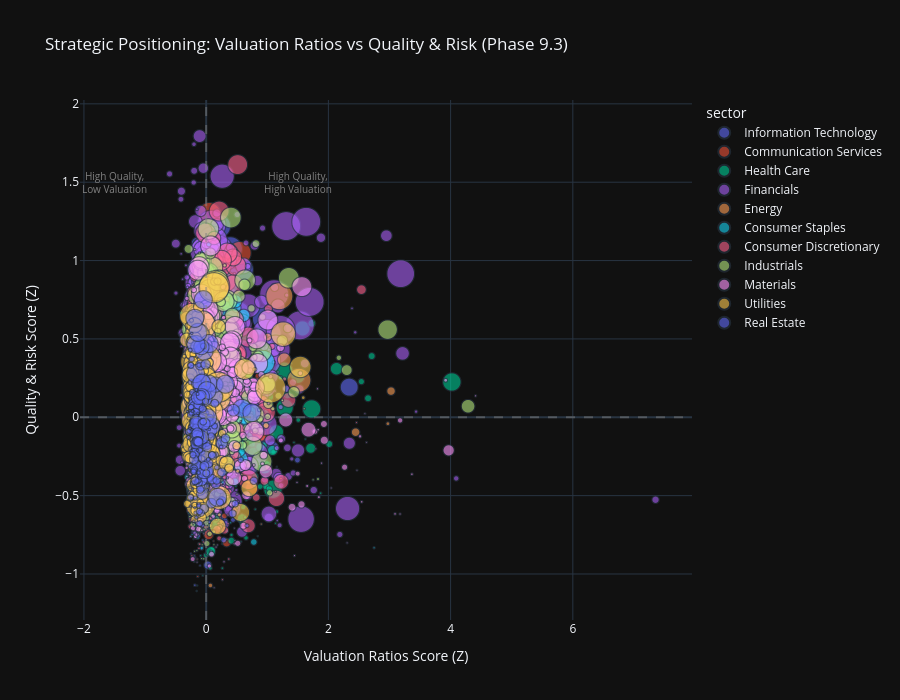

Here is the notebook cell this chart was saved with:
### Code cell
# Visualization 5: Category-Sector Bubble Chart (Value vs Quality Trade-offs)
print("\n📊 Category-Sector Bubble Chart:")

# Create scatter plot comparing two key categories with sector coloring
if 'category_score_matrix' in locals() and not category_score_matrix.empty:
    # Select two categories for comparison (e.g., Valuation vs Quality)
    categories_list = list(category_score_matrix.columns)

    # Default to Valuation Ratios (cat 2) vs Quality & Risk (cat 4) if available
    x_category = 'Valuation Ratios' if 'Valuation Ratios' in categories_list else categories_list[0]
    y_category = 'Quality & Risk' if 'Quality & Risk' in categories_list else (
        categories_list[1] if len(categories_list) > 1 else categories_list[0]
    )

    # Prepare data for bubble chart
    bubble_data = pd.DataFrame({
        x_category: category_score_matrix[x_category],
        y_category: category_score_matrix[y_category],
        'sector': all_stocks_scaled['sector'].values,
        'ticker': all_stocks_scaled.get('ticker', range(len(category_score_matrix))),
        'market_cap': all_stocks_imputed.get('market_cap', 100)  # Use raw (unscaled) data for bubble size
        }).dropna()

    # Create bubble chart
    fig_bubble = px.scatter(
            bubble_data,
            x=x_category,
            y=y_category,
            color='sector',
            size='market_cap',
            hover_data=['ticker'],
            title=f"Strategic Positioning: {x_category} vs {y_category} (Phase 9.3)",
            labels={
                x_category: f"{x_category} Score (Z)",
                y_category: f"{y_category} Score (Z)"
                },
            size_max=30,
            opacity=0.6
            )

    # Add quadrant lines
    fig_bubble.add_hline(y=0, line_dash="dash", line_color="gray", opacity=0.5)
    fig_bubble.add_vline(x=0, line_dash="dash", line_color="gray", opacity=0.5)

    # Add quadrant labels
    fig_bubble.add_annotation(
            text="High Quality,<br>High Valuation", x=1.5, y=1.5,
            showarrow=False, font=dict(size=10, color="gray")
            )
    fig_bubble.add_annotation(
            text="High Quality,<br>Low Valuation", x=-1.5, y=1.5,
            showarrow=False, font=dict(size=10, color="gray")
            )

    fig_bubble.update_layout(height=700)

    fig_bubble.show()
    output_path = eda_output_dir / "phase93_category_sector_bubble_chart.html"
    fig_bubble.write_html(output_path)

    print(f"\n✓ Category-sector bubble chart complete")
    print(f"  X-axis: {x_category}")
    print(f"  Y-axis: {y_category}")
    print(f"  Data points: {len(bubble_data)}")
    print(f"  Output: {output_path}")

    # Identify quadrants
    q1 = bubble_data[(bubble_data[x_category] > 0) & (bubble_data[y_category] > 0)]
    q2 = bubble_data[(bubble_data[x_category] < 0) & (bubble_data[y_category] > 0)]
    q3 = bubble_data[(bubble_data[x_category] < 0) & (bubble_data[y_category] < 0)]
    q4 = bubble_data[(bubble_data[x_category] > 0) & (bubble_data[y_category] < 0)]

    print(f"\n  📍 Quadrant Distribution:")
    print(f"    Q1 (High Val, High Qual): {len(q1)} stocks ({len(q1) / len(bubble_data) * 100:.1f}%)")
    print(
            f"    Q2 (Low Val, High Qual): {len(q2)} stocks ({len(q2) / len(bubble_data) * 100:.1f}%) - Value opportunities")
    print(f"    Q3 (Low Val, Low Qual): {len(q3)} stocks ({len(q3) / len(bubble_data) * 100:.1f}%)")
    print(f"    Q4 (High Val, Low Qual): {len(q4)} stocks ({len(q4) / len(bubble_data) * 100:.1f}%) - Risk flags")
else:
    print("  ⚠️ No category score data available for bubble chart")

### Figure 1 — Plotly figure (JSON) as saved in the notebook; plotly's stock layout.template omitted (floating-point values rounded to 4 significant figures; data arrays with more than 128 entries replaced by an {"elided": "..."} marker saying what was removed)
{"data": [{"customdata": {"elided": "846x1 str values"}, "hovertemplate": "sector=Information Technology<br>Valuation Ratios Score (Z)=%{x}<br>Quality & Risk Score (Z)=%{y}<br>market_cap=%{marker.size}<br>ticker=%{customdata[0]}<extra></extra>", "legendgroup": "Information Technology", "marker": {"color": "#636efa", "opacity": 0.6, "size": {"elided": "846 float values"}, "sizemode": "area", "sizeref": 31.19, "symbol": "circle"}, "mode": "markers", "name": "Information Technology", "showlegend": true, "x": {"elided": "846 float values"}, "xaxis": "x", "y": {"elided": "846 float values"}, "yaxis": "y", "type": "scattergl"}, {"customdata": {"elided": "322x1 str values"}, "hovertemplate": "sector=Communication Services<br>Valuation Ratios Score (Z)=%{x}<br>Quality & Risk Score (Z)=%{y}<br>market_cap=%{marker.size}<br>ticker=%{customdata[0]}<extra></extra>", "legendgroup": "Communication Services", "marker": {"color": "#EF553B", "opacity": 0.6, "size": {"elided": "322 float values"}, "sizemode": "area", "sizeref": 31.19, "symbol": "circle"}, "mode": "markers", "name": "Communication Services", "showlegend": true, "x": {"elided": "322 float values"}, "xaxis": "x", "y": {"elided": "322 float values"}, "yaxis": "y", "type": "scattergl"}, {"customdata": {"elided": "749x1 str values"}, "hovertemplate": "sector=Health Care<br>Valuation Ratios Score (Z)=%{x}<br>Quality & Risk Score (Z)=%{y}<br>market_cap=%{marker.size}<br>ticker=%{customdata[0]}<extra></extra>", "legendgroup": "Health Care", "marker": {"color": "#00cc96", "opacity": 0.6, "size": {"elided": "749 float values"}, "sizemode": "area", "sizeref": 31.19, "symbol": "circle"}, "mode": "markers", "name": "Health Care", "showlegend": true, "x": {"elided": "749 float values"}, "xaxis": "x", "y": {"elided": "749 float values"}, "yaxis": "y", "type": "scattergl"}, {"customdata": {"elided": "1030x1 str values"}, "hovertemplate": "sector=Financials<br>Valuation Ratios Score (Z)=%{x}<br>Quality & Risk Score (Z)=%{y}<br>market_cap=%{marker.size}<br>ticker=%{customdata[0]}<extra></extra>", "legendgroup": "Financials", "marker": {"color": "#ab63fa", "opacity": 0.6, "size": {"elided": "1030 float values"}, "sizemode": "area", "sizeref": 31.19, "symbol": "circle"}, "mode": "markers", "name": "Financials", "showlegend": true, "x": {"elided": "1030 float values"}, "xaxis": "x", "y": {"elided": "1030 float values"}, "yaxis": "y", "type": "scattergl"}, {"customdata": {"elided": "303x1 str values"}, "hovertemplate": "sector=Energy<br>Valuation Ratios Score (Z)=%{x}<br>Quality & Risk Score (Z)=%{y}<br>market_cap=%{marker.size}<br>ticker=%{customdata[0]}<extra></extra>", "legendgroup": "Energy", "marker": {"color": "#FFA15A", "opacity": 0.6, "size": {"elided": "303 float values"}, "sizemode": "area", "sizeref": 31.19, "symbol": "circle"}, "mode": "markers", "name": "Energy", "showlegend": true, "x": {"elided": "303 float values"}, "xaxis": "x", "y": {"elided": "303 float values"}, "yaxis": "y", "type": "scattergl"}, {"customdata": {"elided": "449x1 str values"}, "hovertemplate": "sector=Consumer Staples<br>Valuation Ratios Score (Z)=%{x}<br>Quality & Risk Score (Z)=%{y}<br>market_cap=%{marker.size}<br>ticker=%{customdata[0]}<extra></extra>", "legendgroup": "Consumer Staples", "marker": {"color": "#19d3f3", "opacity": 0.6, "size": {"elided": "449 float values"}, "sizemode": "area", "sizeref": 31.19, "symbol": "circle"}, "mode": "markers", "name": "Consumer Staples", "showlegend": true, "x": {"elided": "449 float values"}, "xaxis": "x", "y": {"elided": "449 float values"}, "yaxis": "y", "type": "scattergl"}, {"customdata": {"elided": "817x1 str values"}, "hovertemplate": "sector=Consumer Discretionary<br>Valuation Ratios Score (Z)=%{x}<br>Quality & Risk Score (Z)=%{y}<br>market_cap=%{marker.size}<br>ticker=%{customdata[0]}<extra></extra>", "legendgroup": "Consumer Discretionary", "marker": {"color": "#FF6692", "opacity": 0.6, "size": {"elided": "817 float values"}, "sizemode": "area", "sizeref": 31.19, "symbol": "circle"}, "mode": "markers", "name": "Consumer Discretionary", "showlegend": true, "x": {"elided": "817 float values"}, "xaxis": "x", "y": {"elided": "817 float values"}, "yaxis": "y", "type": "scattergl"}, {"customdata": {"elided": "1231x1 str values"}, "hovertemplate": "sector=Industrials<br>Valuation Ratios Score (Z)=%{x}<br>Quality & Risk Score (Z)=%{y}<br>market_cap=%{marker.size}<br>ticker=%{customdata[0]}<extra></extra>", "legendgroup": "Industrials", "marker": {"color": "#B6E880", "opacity": 0.6, "size": {"elided": "1231 float values"}, "sizemode": "area", "sizeref": 31.19, "symbol": "circle"}, "mode": "markers", "name": "Industrials", "showlegend": true, "x": {"elided": "1231 float values"}, "xaxis": "x", "y": {"elided": "1231 float values"}, "yaxis": "y", "type": "scattergl"}, {"customdata": {"elided": "800x1 str values"}, "hovertemplate": "sector=Materials<br>Valuation Ratios Score (Z)=%{x}<br>Quality & Risk Score (Z)=%{y}<br>market_cap=%{marker.size}<br>ticker=%{customdata[0]}<extra></extra>", "legendgroup": "Materials", "marker": {"color": "#FF97FF", "opacity": 0.6, "size": {"elided": "800 float values"}, "sizemode": "area", "sizeref": 31.19, "symbol": "circle"}, "mode": "markers", "name": "Materials", "showlegend": true, "x": {"elided": "800 float values"}, "xaxis": "x", "y": {"elided": "800 float values"}, "yaxis": "y", "type": "scattergl"}, {"customdata": {"elided": "219x1 str values"}, "hovertemplate": "sector=Utilities<br>Valuation Ratios Score (Z)=%{x}<br>Quality & Risk Score (Z)=%{y}<br>market_cap=%{marker.size}<br>ticker=%{customdata[0]}<extra></extra>", "legendgroup": "Utilities", "marker": {"color": "#FECB52", "opacity": 0.6, "size": {"elided": "219 float values"}, "sizemode": "area", "sizeref": 31.19, "symbol": "circle"}, "mode": "markers", "name": "Utilities", "showlegend": true, "x": {"elided": "219 float values"}, "xaxis": "x", "y": {"elided": "219 float values"}, "yaxis": "y", "type": "scattergl"}, {"customdata": {"elided": "223x1 str values"}, "hovertemplate": "sector=Real Estate<br>Valuation Ratios Score (Z)=%{x}<br>Quality & Risk Score (Z)=%{y}<br>market_cap=%{marker.size}<br>ticker=%{customdata[0]}<extra></extra>", "legendgroup": "Real Estate", "marker": {"color": "#636efa", "opacity": 0.6, "size": {"elided": "223 float values"}, "sizemode": "area", "sizeref": 31.19, "symbol": "circle"}, "mode": "markers", "name": "Real Estate", "showlegend": true, "x": {"elided": "223 float values"}, "xaxis": "x", "y": {"elided": "223 float values"}, "yaxis": "y", "type": "scattergl"}], "layout": {"xaxis": {"anchor": "y", "domain": [0.0, 1.0], "title": {"text": "Valuation Ratios Score (Z)"}}, "yaxis": {"anchor": "x", "domain": [0.0, 1.0], "title": {"text": "Quality & Risk Score (Z)"}}, "legend": {"title": {"text": "sector"}, "tracegroupgap": 0, "itemsizing": "constant"}, "title": {"text": "Strategic Positioning: Valuation Ratios vs Quality & Risk (Phase 9.3)"}, "shapes": [{"line": {"color": "gray", "dash": "dash"}, "opacity": 0.5, "type": "line", "x0": 0, "x1": 1, "xref": "x domain", "y0": 0, "y1": 0, "yref": "y"}, {"line": {"color": "gray", "dash": "dash"}, "opacity": 0.5, "type": "line", "x0": 0, "x1": 0, "xref": "x", "y0": 0, "y1": 1, "yref": "y domain"}], "annotations": [{"font": {"color": "gray", "size": 10}, "showarrow": false, "text": "High Quality,<br>High Valuation", "x": 1.5, "y": 1.5}, {"font": {"color": "gray", "size": 10}, "showarrow": false, "text": "High Quality,<br>Low Valuation", "x": -1.5, "y": 1.5}], "height": 700}}
